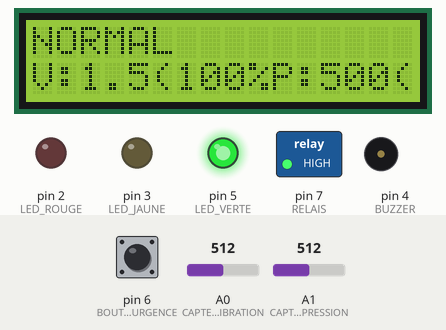
Bench run of a sketch on a simulated Arduino Uno, built with avr-gcc and run on an emulated ATmega328P. Shown: 16×2 character LCD, switched loads named in the sketch (green lamp = pin HIGH), output pins drawn as LEDs (lit = HIGH), buzzer (waves = sounding). Dashed ring = blinking. Inputs (shaded band) come from the test bench; at power-on: A1 (CAPTEUR_PRESSION) = 512, pin 6 (BOUTON_URGENCE) HIGH, A0 (CAPTEUR_VIBRATION) = 512. What the sketch prints to the serial monitor is not drawn.

Above: at 3.2 s.
3.3 s: A1 (CAPTEUR_PRESSION) set to 226
At 3.91 s:
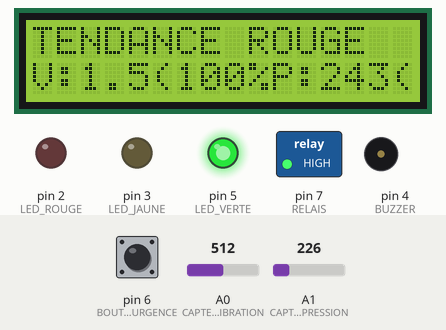
5.6 s: A1 (CAPTEUR_PRESSION) set to 209
At 7.7 s:
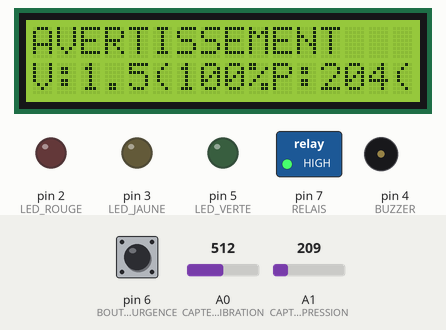
8.6 s: pin 6 (BOUTON_URGENCE) pulled LOW for 0.15 s
At 9.1 s:
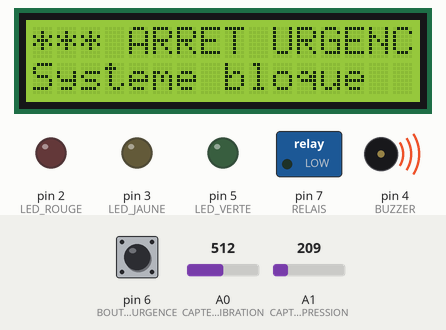
11.2 s: pin 6 (BOUTON_URGENCE) driven LOW
At 11.8 s:
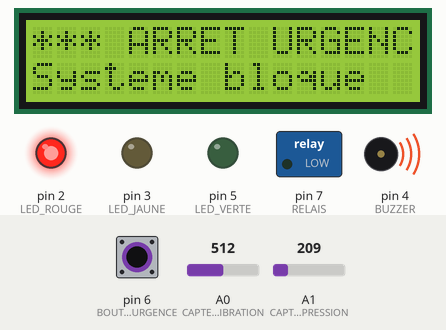
14.2 s: pin 6 (BOUTON_URGENCE) driven HIGH
At 15.1 s:
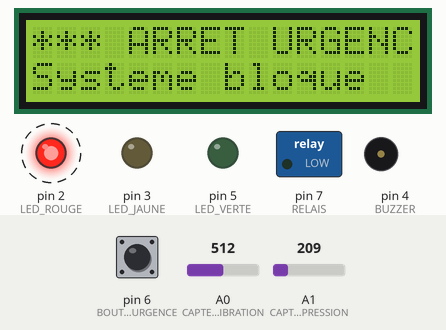
Timing chart, 0 to 18.2 s (numbered marks = the images above; inputs shaded):
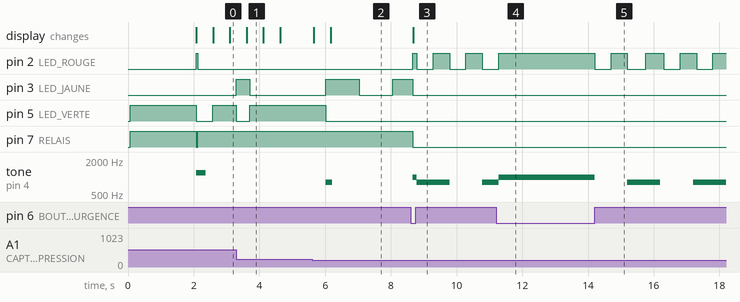

The sketch:

PhysicalPixel.ino
```cpp
#include <LiquidCrystal.h>

// ---------------------------------------------
// 1. DÉFINITION DES BROCHES
// ---------------------------------------------
const int BOUTON_URGENCE = 6;
const int CAPTEUR_VIBRATION = A0;
const int CAPTEUR_PRESSION = A1;
const int LED_VERTE = 5;
const int LED_JAUNE = 3;
const int LED_ROUGE = 2;
const int BUZZER = 4;
const int RELAIS = 7;

// LCD: (RS, E, D4, D5, D6, D7)
LiquidCrystal lcd(8, 9, 10, 11, 12, 13);

// ---------------------------------------------
// 2. CONSTANTES ET VARIABLES (MISES À JOUR)
// ---------------------------------------------
float vibrationValue = 0.0;
float pressionValue = 0.0;
int etatCode = 1;
bool systemeBloque = false;
unsigned long dernierBeep = 0;

// Valeurs normales (100%)
const float VIBRATION_NORMALE = 1.5;
const float PRESSION_NORMALE = 500.0;

// Seuils de danger fixes (pourcentage)
const int SEUIL_ALERTE = 133;
const int SEUIL_CRITIQUE = 187;

// Variables de filtrage
float vibrationFiltree = 0.0;
float pressionFiltree = 0.0;
const float ALPHA = 0.3;

// NOUVEAU: Variables pour l'analyse de tendance (Dérive)
float vibrationPrecedente = 0.0;
float pressionPrecedente = 0.0;
// Dérive max tolérée entre deux lectures (à ajuster selon la fréquence du loop)
const float SEUIL_DERIVE_VIB = 0.05; // Ex: si la vibration augmente de 0.05g d'un coup
const float SEUIL_DERIVE_PRESS = 5.0; // Ex: si la pression augmente de 5.0 unités d'un coup

// ---------------------------------------------
// 3. SETUP
// ---------------------------------------------
void setup() {
    Serial.begin(9600);

    // Configuration des broches
    pinMode(BOUTON_URGENCE, INPUT_PULLUP);
    pinMode(RELAIS, OUTPUT);
    pinMode(LED_VERTE, OUTPUT);
    pinMode(LED_JAUNE, OUTPUT);
    pinMode(LED_ROUGE, OUTPUT);
    pinMode(BUZZER, OUTPUT);

    // Initialisation LCD
    lcd.begin(16, 2);
    lcd.print("Systeme Industriel");
    lcd.setCursor(0, 1);
    lcd.print("Pred. Maintenance");

    // État initial
    digitalWrite(RELAIS, HIGH);
    etatNormal();

    delay(2000);
    lcd.clear();
}

// ---------------------------------------------
// 4. LOOP PRINCIPALE
// ---------------------------------------------
void loop() {
    // Surveillance bouton urgence
    if (digitalRead(BOUTON_URGENCE) == LOW) {
        delay(50);
        if (digitalRead(BOUTON_URGENCE) == LOW) {
            arretUrgenceSysteme();
            return;
        }
    }

    if (!systemeBloque) {
        lireCapteurs();
        determinerEtat();

        static unsigned long dernierEnvoi = 0;
        if (millis() - dernierEnvoi >= 2000) {
            envoyerDonneesSerial();
            dernierEnvoi = millis();
        }

        gererLEDs();
        gererSons();
        afficherLCD();
    } else {
        gestionSystemeBloque();
    }

    delay(50);
}

// ---------------------------------------------
// 5. FONCTIONS DE LECTURE ET D'ÉTAT (MISES À JOUR)
// ---------------------------------------------

int calculerPourcentage(float valeur, float normale) {
    if (normale == 0) return 0;
    return constrain((int)((valeur / normale) * 100), 0, 300);
}

float convertirVibration(int raw) {
    return (raw / 1023.0) * 3.0; // 0-3g
}

float convertirPression(int raw) {
    return (raw / 1023.0) * 1000.0; // 0-1000 unités
}

float filtrePasseBas(float ancienne, float nouvelle, float alpha) {
    return alpha * nouvelle + (1 - alpha) * ancienne;
}

void lireCapteurs() {
    // 1. Enregistrer les valeurs filtrées actuelles comme les 'précédentes' pour le calcul de dérive
    vibrationPrecedente = vibrationValue;
    pressionPrecedente = pressionValue;

    // 2. Lecture brute et conversion
    int rawVib = analogRead(CAPTEUR_VIBRATION);
    int rawPress = analogRead(CAPTEUR_PRESSION);

    float vibBrute = convertirVibration(rawVib);
    float pressBrute = convertirPression(rawPress);

    // 3. Filtrage et mise à jour des valeurs
    vibrationFiltree = filtrePasseBas(vibrationFiltree, vibBrute, ALPHA);
    pressionFiltree = filtrePasseBas(pressionFiltree, pressBrute, ALPHA);

    vibrationValue = vibrationFiltree;
    pressionValue = pressionFiltree;
}

void determinerEtat() {
    int p_vib = calculerPourcentage(vibrationValue, VIBRATION_NORMALE);
    int p_press = calculerPourcentage(pressionValue, PRESSION_NORMALE);

    // CALCUL NOUVEAU: Taux de Dérive (valeur absolue de la différence)
    float deriveVib = abs(vibrationValue - vibrationPrecedente);
    float derivePress = abs(pressionValue - pressionPrecedente);

    bool deriveCritique = (deriveVib >= SEUIL_DERIVE_VIB) ||
                          (derivePress >= SEUIL_DERIVE_PRESS);

    // CONDITIONS DE SEUILS FIXES
    bool critique = (p_vib >= SEUIL_CRITIQUE) ||
                    (p_press >= 170) ||
                    (p_press <= 30);

    bool alerte = (p_vib >= SEUIL_ALERTE && p_vib < SEUIL_CRITIQUE) ||
                  (p_press >= 140 && p_press < 170) ||
                  (p_press <= 40 && p_press > 30);

    // LOGIQUE DE PRIORITÉ (Critique > Dérive > Alerte > Normal)

    if (critique) {
        etatCode = 3; // ALERTE ROUGE (Seuil dépassé)
        digitalWrite(RELAIS, LOW); // Arrêt immédiat
    } else if (deriveCritique) {
        etatCode = 2; // ALERTE JAUNE (Tendance d'augmentation rapide)
        digitalWrite(RELAIS, HIGH); // Garde la machine en marche mais alerte l'opérateur
    } else if (alerte) {
        etatCode = 2; // AVERTISSEMENT (Seuil atteint)
        digitalWrite(RELAIS, HIGH);
    } else {
        etatCode = 1; // NORMAL
        digitalWrite(RELAIS, HIGH);
    }
}

// ---------------------------------------------
// 6. FONCTIONS D'AFFICHAGE ET DE PÉRIPHÉRIQUES (MISES À JOUR)
// ---------------------------------------------

void envoyerDonneesSerial() {
    int p_vib = calculerPourcentage(vibrationValue, VIBRATION_NORMALE);
    int p_press = calculerPourcentage(pressionValue, PRESSION_NORMALE);

    // Format EXACT comme spécifié
    String donnees = "V:" + String(vibrationValue, 1) +
                     "(" + String(p_vib) + "%) " +
                     "P:" + String((int)pressionValue) +
                     "(" + String(p_press) + "%) " +
                     "E:" + String(etatCode);

    Serial.println(donnees);
}

void arretUrgenceSysteme() {
    digitalWrite(RELAIS, LOW);
    digitalWrite(LED_VERTE, LOW);
    digitalWrite(LED_JAUNE, LOW);
    digitalWrite(LED_ROUGE, HIGH);
    tone(BUZZER, 1000);

    lcd.clear();
    lcd.print("*** ARRET URGENCE ***");
    lcd.setCursor(0, 1);
    lcd.print("Systeme bloque");

    systemeBloque = true;
    etatCode = 4;

    Serial.println("V:0.0(0%) P:0(0%) E:4");
}

void gestionSystemeBloque() {
    static unsigned long dernierClignotement = 0;
    static unsigned long dernierBuzzer = 0;
    static bool buzzerOn = false;

    // LED rouge clignote
    if (millis() - dernierClignotement >= 500) {
        digitalWrite(LED_ROUGE, !digitalRead(LED_ROUGE));
        dernierClignotement = millis();
    }

    // Buzzer pulsé
    if (millis() - dernierBuzzer >= 1000) {
        buzzerOn = !buzzerOn;
        if (buzzerOn) {
            tone(BUZZER, 800);
        } else {
            noTone(BUZZER);
        }
        dernierBuzzer = millis();
    }
}

void gererLEDs() {
    static unsigned long dernierChangement = 0;
    unsigned long maintenant = millis();

    switch(etatCode) {
        case 1:
            digitalWrite(LED_VERTE, HIGH);
            digitalWrite(LED_JAUNE, LOW);
            digitalWrite(LED_ROUGE, LOW);
            break;
        case 2:
            digitalWrite(LED_VERTE, LOW);
            digitalWrite(LED_ROUGE, LOW);
            // La LED Jaune clignote
            if (maintenant - dernierChangement >= 1000) {
                digitalWrite(LED_JAUNE, !digitalRead(LED_JAUNE));
                dernierChangement = maintenant;
            }
            break;
        case 3:
            digitalWrite(LED_VERTE, LOW);
            digitalWrite(LED_JAUNE, LOW);
            // La LED Rouge clignote
            if (maintenant - dernierChangement >= 500) {
                digitalWrite(LED_ROUGE, !digitalRead(LED_ROUGE));
                dernierChangement = maintenant;
            }
            break;
    }
}

void gererSons() {
    if (systemeBloque) return;

    unsigned long maintenant = millis();

    switch(etatCode) {
        case 1:
            noTone(BUZZER);
            break;
        case 2:
            if (maintenant - dernierBeep >= 3000) {
                tone(BUZZER, 800, 200);
                dernierBeep = maintenant;
            }
            break;
        case 3:
            if (maintenant - dernierBeep >= 500) {
                tone(BUZZER, 1200, 300);
                dernierBeep = maintenant;
            }
            break;
    }
}

void afficherLCD() {
    static unsigned long dernierAffichage = 0;

    // Calcul de la dérive pour l'affichage conditionnel
    float deriveVib = abs(vibrationValue - vibrationPrecedente);
    float derivePress = abs(pressionValue - pressionPrecedente);
    bool isDeriveAlert = (deriveVib >= SEUIL_DERIVE_VIB) || (derivePress >= SEUIL_DERIVE_PRESS);

    if (millis() - dernierAffichage >= 500) {
        // Ligne 1: État
        lcd.setCursor(0, 0);
        switch(etatCode) {
            case 1: lcd.print("NORMAL        "); break;
            case 2:
                // Affiche 'Tendance' si l'alerte est causée par l'accélération (plus intelligent)
                if (isDeriveAlert) {
                    lcd.print("TENDANCE ROUGE");
                } else {
                    lcd.print("AVERTISSEMENT "); // Avertissement simple (seuil fixe)
                }
                break;
            case 3: lcd.print("ALERTE ROUGE  "); break;
            case 4: lcd.print("URGENCE       "); break;
        }

        // Ligne 2: Valeurs
        lcd.setCursor(0, 1);
        int p_vib = calculerPourcentage(vibrationValue, VIBRATION_NORMALE);
        int p_press = calculerPourcentage(pressionValue, PRESSION_NORMALE);

        // Affichage Vibration
        lcd.print("V:");
        lcd.print(vibrationValue, 1);
        lcd.print("(");
        if (p_vib < 100) lcd.print("0");
        if (p_vib < 10) lcd.print("0");
        lcd.print(p_vib);
        lcd.print("%)");

        // Affichage Pression
        lcd.setCursor(10, 1);
        lcd.print("P:");
        lcd.print((int)pressionValue);
        lcd.print("(");
        if (p_press < 100) lcd.print("0");
        if (p_press < 10) lcd.print("0");
        lcd.print(p_press);
        lcd.print("%)");

        dernierAffichage = millis();
    }
}

void etatNormal() {
    digitalWrite(LED_VERTE, HIGH);
    digitalWrite(LED_JAUNE, LOW);
    digitalWrite(LED_ROUGE, LOW);
    digitalWrite(RELAIS, HIGH);
    noTone(BUZZER);
    etatCode = 1;
}
```

Measured:
- the behaviour switches between 210 and 209 on A1 (CAPTEUR_PRESSION) (found by bisection; images 1 and 2)
- after the input at 3.3 s, pin 3 (LED_JAUNE): LOW → HIGH at once, → LOW 0.41 s later; pin 5 (LED_VERTE): HIGH → LOW at once, → HIGH 0.41 s later; the display: changes after 0.31 s (image 1)
- after the input at 5.6 s, pin 3 (LED_JAUNE): LOW → HIGH after 0.41 s, → LOW 1.0 s later, → HIGH 1.0 s later; pin 5 (LED_VERTE): HIGH → LOW after 0.41 s; tone on pin 4 (BUZZER): silent → 800 Hz after 0.41 s, → silent 0.20 s later; the display: first changes after 0.06 s (image 2 shows a later state)
- after the input at 8.6 s, pin 2 (LED_ROUGE): LOW → HIGH after 0.07 s, then repeats every 1.0 s: LOW 0.50 s, HIGH 0.50 s; pin 7 (RELAIS): HIGH → LOW after 0.07 s; the display: changes after 0.08 s (image 3)
- after the input at 11.2 s, pin 2 (LED_ROUGE): goes on until 11.3 s, then stays HIGH
- after the input at 14.2 s, pin 2 (LED_ROUGE): alternates HIGH for 0.50 s and LOW for 0.50 s, starting at once; tone on pin 4 (BUZZER): alternates 800 Hz for 1.0 s and silent for 1.0 s, starting at once
- what the display in image 1 shows lasts 0.5 s, from 3.6 s to 4.1 s
